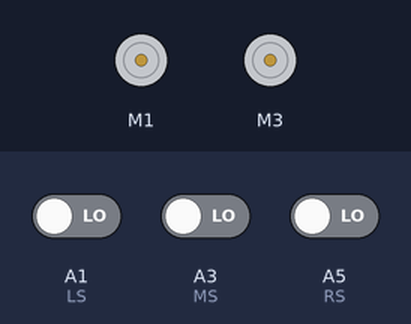
The sketch below on a simulated Arduino Uno, built with avr-gcc and run on an emulated ATmega328P. Parts: 2 × DC motor (green arrow = forward, orange = backward, longer = faster). Inputs (shaded band) come from the test bench; at power-on: A3 (MS) LOW, A1 (LS) LOW, A5 (RS) LOW.

Above: at 1.2 s.
1.3 s: A3 (MS) driven HIGH
At 2.8 s:
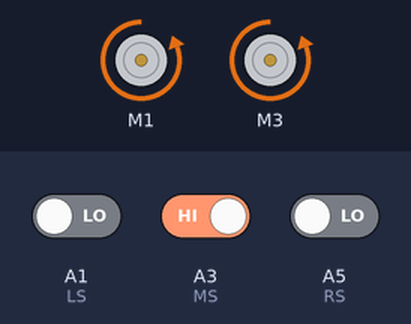
4.3 s: A3 (MS) driven LOW
At 7.0 s:
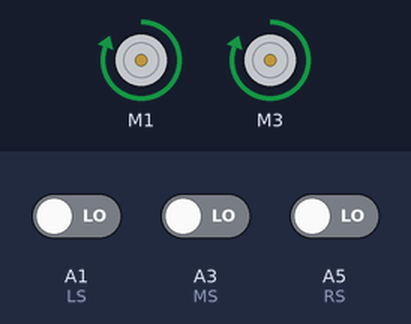
7.3 s: A1 (LS) driven HIGH and A3 (MS) driven HIGH
At 9.3 s:
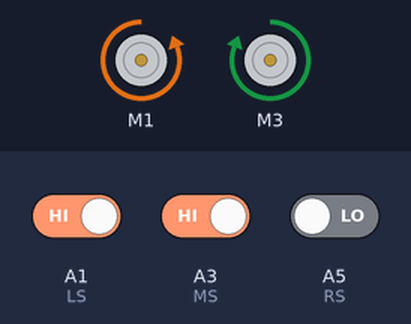
10.3 s: A5 (RS) driven HIGH
11.8 s: A1 (LS) driven LOW
At 14.3 s:
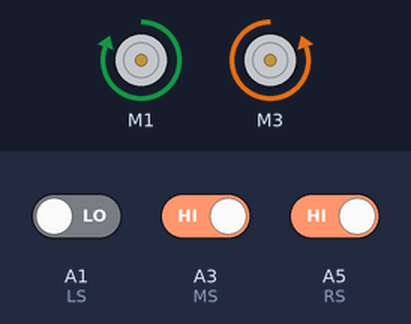
Timing chart, 0 to 15.8 s (numbered marks = the images above; inputs shaded):
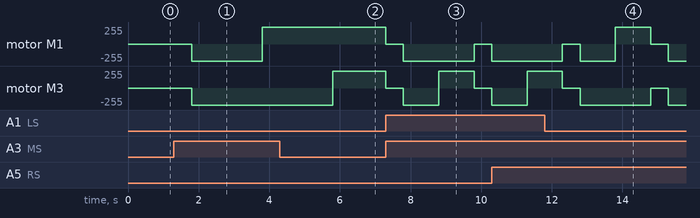

The sketch:

OBSTACLE_AVOIDER.ino
```cpp
#include <AFMotor.h>

//defining pins and variables
int LS = A1;     // Left Sensor
int MS = A3;    // Middle Sensor
int RS = A5;   // Right Sensor


//defining motors
AF_DCMotor motor1(1);
AF_DCMotor motor2(3);


void setup()
{
   pinMode(LS, INPUT);
   pinMode(MS, INPUT);
   pinMode(RS, INPUT);
}

void loop()
{
     //Forward: NO OBSTACLE IN-FRONT OF ANY SENSOR
     if((digitalRead(RS)== 1) && (digitalRead(MS)== 1) && (digitalRead(LS)== 1))
     {
        motor1.run(FORWARD);
        motor1.setSpeed(255);
        motor2.run(FORWARD);
        motor2.setSpeed(255);
     }

    // FRONT OBSTACLE: OBSTACLE IN-FRONT OF LS & RS
    if((digitalRead(RS)== 0) && (digitalRead(MS)== 1) && (digitalRead(LS)== 0))
     {
        motor1.run(RELEASE);
        motor1.setSpeed(0);
        motor2.run(RELEASE);
        motor2.setSpeed(0);
        delay(500);
        motor1.run(BACKWARD);
        motor1.setSpeed(255);
        motor2.run(BACKWARD);
        motor2.setSpeed(255);
        delay(2000);
        motor1.run(FORWARD);
        motor1.setSpeed(255);
        motor2.run(BACKWARD);
        motor2.setSpeed(255);
        delay(2000);
        motor1.run(FORWARD);
        motor1.setSpeed(255);
        motor2.run(FORWARD);
        motor2.setSpeed(255);
      }

    // BACK OBSTACLE: OBSTACLE IN-FRONT OF MS
    if((digitalRead(RS)== 1) && (digitalRead(MS)== 0) && (digitalRead(LS)== 1))
     {
        motor1.run(RELEASE);
        motor1.setSpeed(0);
        motor2.run(RELEASE);
        motor2.setSpeed(0);
        delay(500);
        motor1.run(FORWARD);
        motor1.setSpeed(255);
        motor2.run(FORWARD);
        motor2.setSpeed(255);
        delay(2000);
        motor1.run(FORWARD);
        motor1.setSpeed(255);
        motor2.run(BACKWARD);
        motor2.setSpeed(255);
        delay(2000);
        motor1.run(FORWARD);
        motor1.setSpeed(255);
        motor2.run(FORWARD);
        motor2.setSpeed(255);
      }

     //RIGHT: OBSTACLE IN-FRONT OF LS ONLY
     if((digitalRead(RS)== 1) && (digitalRead(MS)== 1) && (digitalRead(LS)== 0))
     {
        motor1.run(RELEASE);
        motor1.setSpeed(0);
        motor2.run(RELEASE);
        motor2.setSpeed(0);
        delay(500);
        motor1.run(BACKWARD);
        motor1.setSpeed(255);
        motor2.run(BACKWARD);
        motor2.setSpeed(255);
        delay(1000);
        motor1.run(FORWARD);
        motor1.setSpeed(255);
        motor2.run(BACKWARD);
        motor2.setSpeed(255);
        delay(1000);
        motor1.run(FORWARD);
        motor1.setSpeed(255);
        motor2.run(FORWARD);
        motor2.setSpeed(255);
      }

     //LEFT: OBSTACLE IN-FRONT OF RS
     if((digitalRead(RS)== 0) && (digitalRead(MS)== 1) && (digitalRead(LS)== 1))
     {
        motor1.run(RELEASE);
        motor1.setSpeed(0);
        motor2.run(RELEASE);
        motor2.setSpeed(0);
        delay(500);
        motor1.run(BACKWARD);
        motor1.setSpeed(255);
        motor2.run(BACKWARD);
        motor2.setSpeed(255);
        delay(1000);
        motor1.run(BACKWARD);
        motor1.setSpeed(255);
        motor2.run(FORWARD);
        motor2.setSpeed(255);
        delay(1000);
        motor1.run(FORWARD);
        motor1.setSpeed(255);
        motor2.run(FORWARD);
        motor2.setSpeed(255);
      }
}
```

Measured:
- after the input at 1.3 s, motor M1: stopped → backward 255/255 after 0.50 s, → forward 255/255 2.0 s later; motor M3: stopped → backward 255/255 after 0.50 s
- after the input at 4.3 s, motor M1: stays forward 255/255 (without the input it goes to stopped after 1.5 s)
- after the input at 7.3 s, motor M1: forward 255/255 → stopped at once, → backward 255/255 0.50 s later, → stopped 2.0 s later; motor M3: forward 255/255 → stopped at once, → backward 255/255 0.50 s later, → forward 255/255 1.0 s later, → stopped 1.0 s later
- after the input at 11.8 s, motor M3: alternates backward 255/255 for 2.0 s and stopped for 0.50 s, starting after 0.50 s
